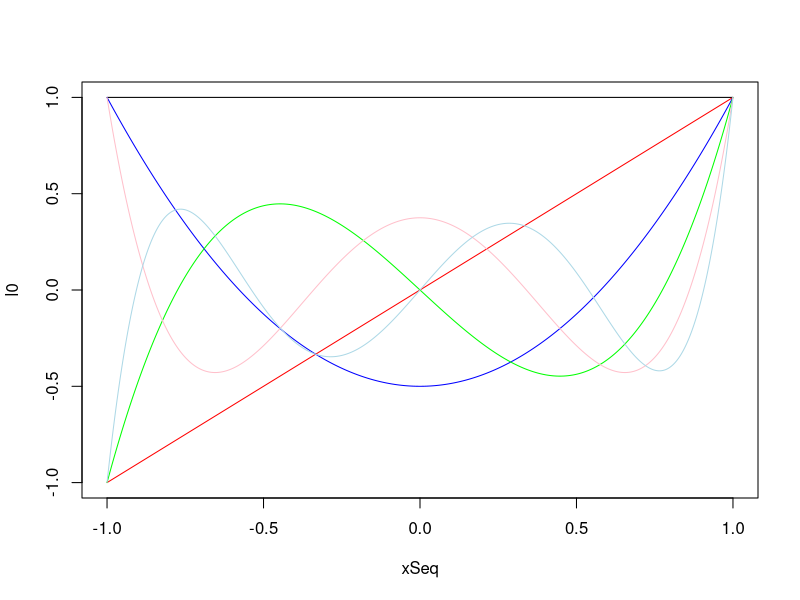
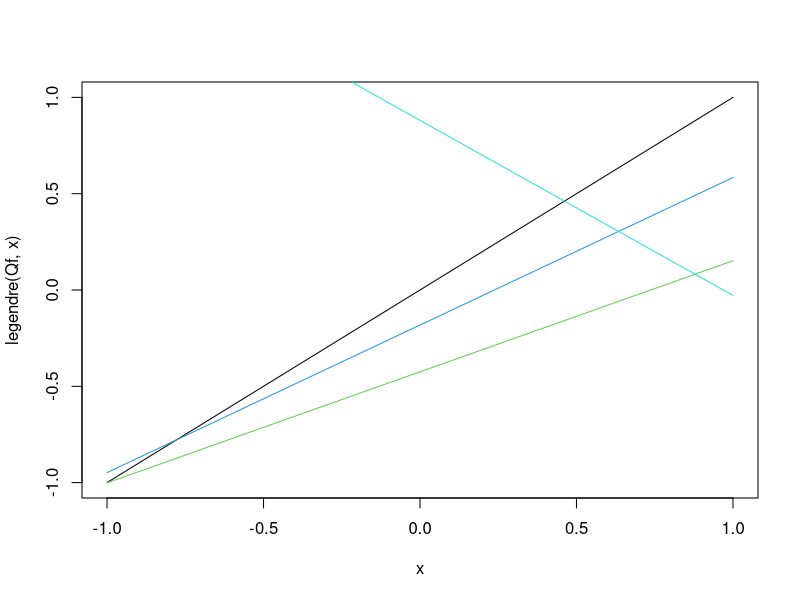
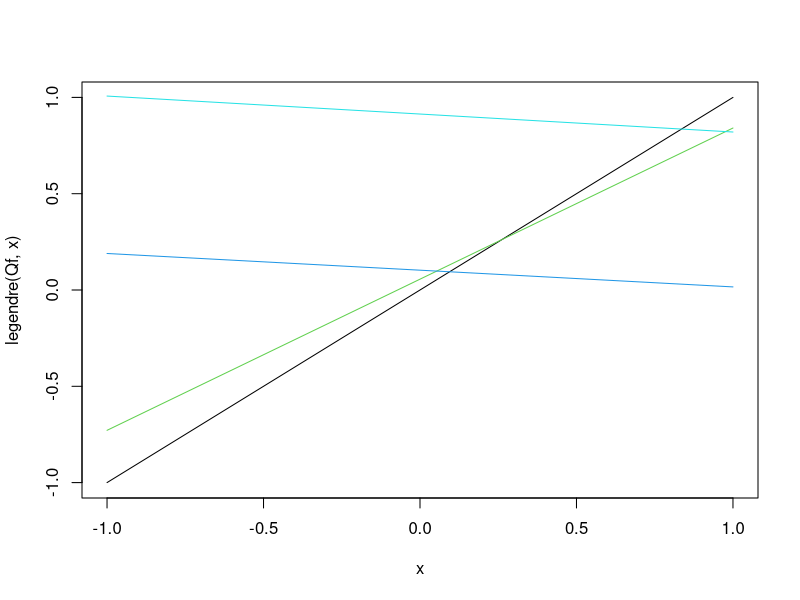
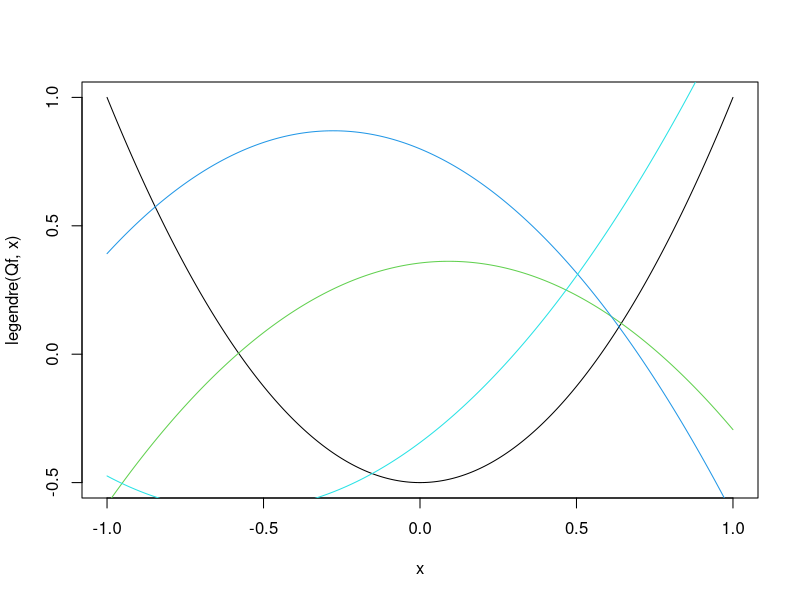
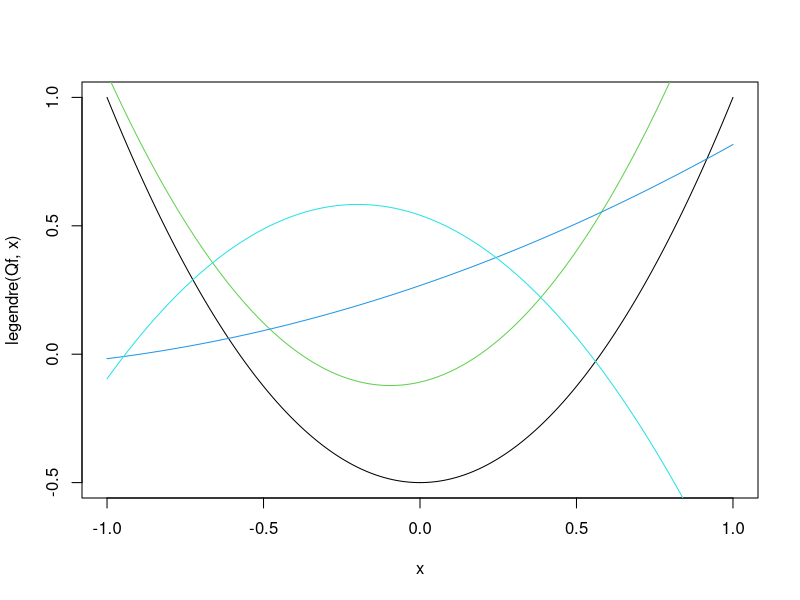
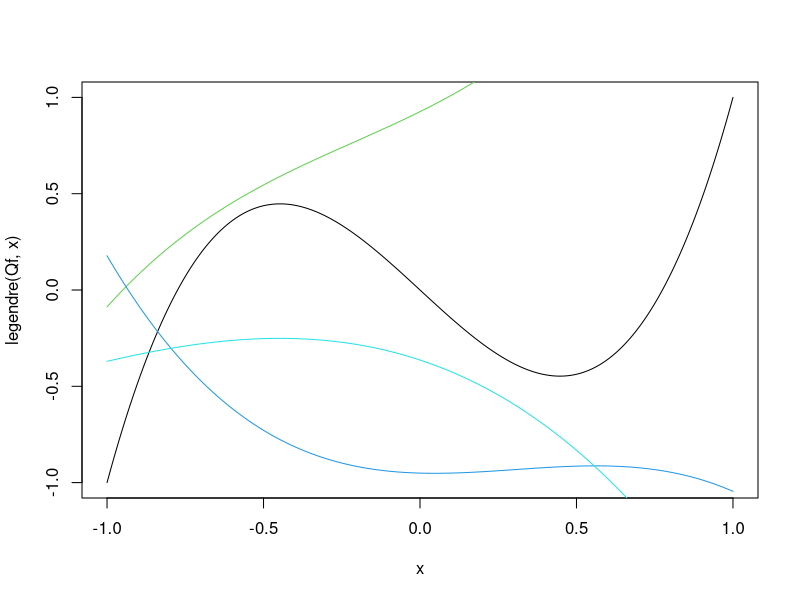
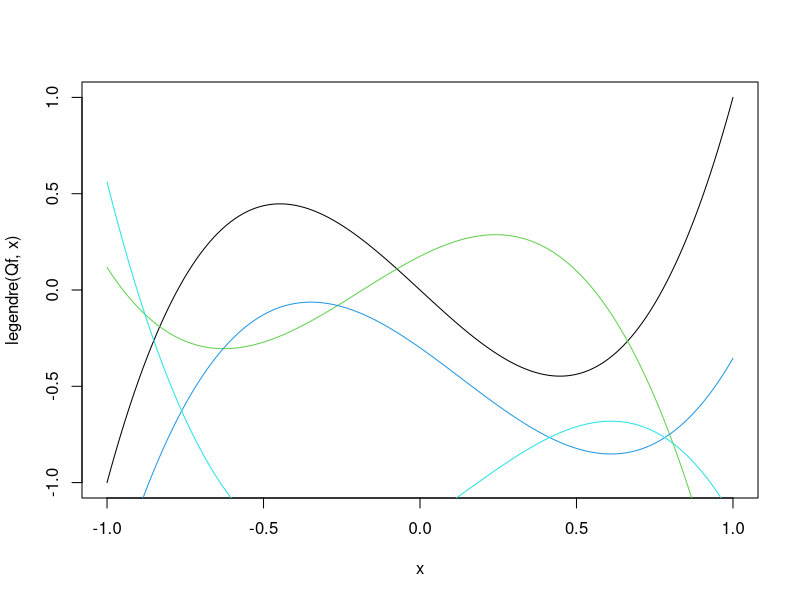
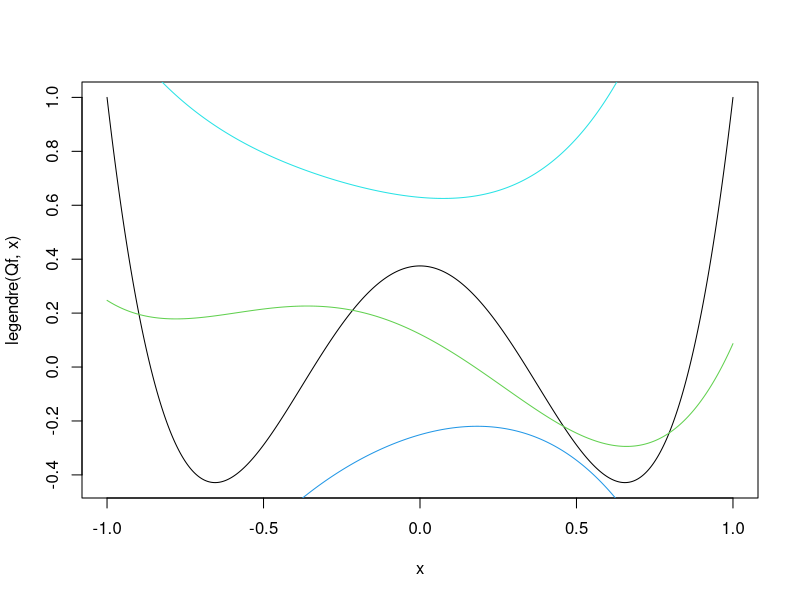

The R source for these figures, in order: (Note: this script raises an error after producing the figures.)
### Q1 
legendre = function(order, x, sigma = 0)
{
  
  L = 0
  
  for(i in 0:order)
  {
    L = L + (x^i)*choose(order, i)*choose(((order + i - 1)/2), order)
  }
  
  L = (2^order)*L
  
}

xSeq = seq(-1, 1, by = 1/500)

l0 = legendre(0, xSeq)
l1 = legendre(1, xSeq)
l2 = legendre(2, xSeq)
l3 = legendre(3, xSeq)
l4 = legendre(4, xSeq)
l5 = legendre(5, xSeq)

plot(xSeq, l0, type = "l", ylim = c(-1, 1))
lines(xSeq, l1, col = "red")
lines(xSeq, l2, col = "blue")
lines(xSeq, l3, col = "green")
lines(xSeq, l4, col = "pink")
lines(xSeq, l5, col = "lightblue")

set.seed(123)

legenTarget = function(targets, Qf, x, plot = TRUE, sigma = 0, beta = c())
{
  
  if(plot == TRUE)
  {
    plot(x, legendre(Qf, x), type = "l")
  }
  
  for(j in 1:targets)
  {
    f = 0
    if (length(beta) == 0)
    {
      tempBeta = runif(Qf+1, -1, 1)
    }
    else
    {
      tempBeta = beta
    }
    
    for(i in 0:Qf)
    {
      f = f + tempBeta[i+1]*legendre(i, x)
    }
    f = f + rnorm(length(x), 0, sigma)
    
    if (plot == TRUE)
    {
      lines(x, f, col = (j+2))
    }
    
  }
  
  return(invisible(f))
  
  
  
}

polyTarget = function(targets, Qf, x)
{
  plot(x, legendre(Qf, x), type = "l")
  
  for(j in 1:targets)
  {
    
    f = 0
    tempAlpha = runif(Qf + 1, -1, 1)
    for (i in 0:Qf)
    {
      f = f + tempAlpha[i+1]*(x^i)
    }
    
    lines(x, f, col = (j+2))
  }
}

polyTarget(3, 1, xSeq)
legenTarget(3, 1, xSeq)

polyTarget(3, 2, xSeq)
legenTarget(3, 2, xSeq)

polyTarget(3, 3, xSeq)
legenTarget(3, 3, xSeq)

polyTarget(3, 4, xSeq)
legenTarget(3, 4, xSeq)

polyTarget(3, 5, xSeq)
legenTarget(3, 5, xSeq)

###


### Q2

# a

pal  <- colorRampPalette(c("navy","cyan","yellow","red"))(100)
sc   <- function(z, zmin, zmax) pmax(1, pmin(100, round(1 + 99*(z - zmin)/(zmax - zmin))))

target = legendre(10, xSeq, 0)
plot(target ~ xSeq, type = "l")

NSeq = c(20:110)
sigmaSeq = seq(0.2, 1.1, length.out = length(NSeq))

overFitDF = data.frame()

betaTemp = runif(11, -1, 1)

#plot(1,1, type = "n", xlim = c(20, 110), ylim = c(0.2, 1.1))

for (i in 1:length(NSeq))
{
  #overFitRow = c()
  
  for (j in 1:length(sigmaSeq))
  {
    xTemp = runif(NSeq[i], -1, 1)
    yTemp = legenTarget(1, 10, xTemp, FALSE, sigmaSeq[j], betaTemp)
    dat = data.frame(y = yTemp, x = xTemp)
    H2  = lm(y ~ x + I(x^2), data = dat)
    H10 = lm(y ~ x + I(x^2) + I(x^3) + I(x^4) + I(x^5) +
               I(x^6) + I(x^7) + I(x^8) + I(x^9) + I(x^10), data = dat)
    xOut = runif(500, -1, 1)
    y2Pred = predict(H2, newdata = data.frame(x = xOut))
    y10Pred = predict(H10, newdata = data.frame(x = xOut))
    
    yOut = legenTarget(1, 10, xOut, FALSE, 0, betaTemp)
    
    H2Error = mean((yOut - y2Pred)^2)
    H10Error = mean((yOut - y10Pred)^2)
    
    overFitTemp = H10Error - H2Error
    overFitDF[i, j] = overFitTemp
    #points(NSeq[i], sigmaSeq[j], col = pal[ sc(overFitTemp, zmin, zmax) ])
  }
}

zmin <- min(overFitDF, na.rm = TRUE)
zmax <- max(overFitDF, na.rm = TRUE)

plot(1, 1, type = "n", xlim = range(NSeq), ylim = range(sigmaSeq),
     xlab = "N", ylab = "sigma")
for (i in seq_along(NSeq)) {
  for (j in seq_along(sigmaSeq)) {
    points(NSeq[i], sigmaSeq[j],
           col = pal[ sc(overFitDF[i, j], zmin, zmax) ],
           pch = 16, cex = 0.6)
  }
}

# pal <- colorRampPalette(c("navy","cyan","yellow","red"))
# 
# filled.contour(x = NSeq,
#                y = sigmaSeq,
#                z = t(overFitDF),
#                color.palette = pal,
#                xlab = "N", ylab = "sigma",
#                plot.title = title(main = "Overfit heatmap"),
#                nlevels = 50)

# b

Nseq2 = 20:60
Order = 1:40
sig = 0.2

overFitDF2 = data.frame()

#plot(1,1, type = "n", xlim = c(20, 110), ylim = c(0.2, 1.1))

for (i in 1:length(Nseq2))
{
  #overFitRow = c()
  
  for (j in 1:length(Order))
  {
    xTemp = runif(NSeq[i], -1, 1)
    yTemp = legenTarget(1, Order[j], xTemp, FALSE, sig)
    dat = data.frame(y = yTemp, x = xTemp)
    H2 = lm(y ~ poly(x, 2), data = dat)
    H10 = lm(y ~ poly(x, 10), data = dat)
    xOut = runif(500, -1, 1)
    y2Pred = predict(H2, newdata = data.frame(x = xOut))
    y10Pred = predict(H10, newdata = data.frame(x = xOut))
    
    yOut = legenTarget(1, Order[j], xOut, FALSE, 0)
    
    H2Error = mean((yOut - y2Pred)^2)
    H10Error = mean((yOut - y10Pred)^2)
    
    overFitTemp = H10Error - H2Error
    overFitDF2[i, j] = overFitTemp
    #points(NSeq[i], sigmaSeq[j], col = pal[ sc(overFitTemp, zmin, zmax) ])
  }
}

zmin <- min(overFitDF2, na.rm = TRUE)
zmax <- max(overFitDF2, na.rm = TRUE)

plot(1, 1, type = "n", xlim = range(Nseq2), ylim = range(Order),
     xlab = "N", ylab = "sigma")
for (i in seq_along(Nseq2)) {
  for (j in seq_along(Order)) {
    points(Nseq2[i], Order[j],
           col = pal[ sc(overFitDF2[i, j], zmin, zmax) ],
           pch = 16, cex = 0.6)
  }
}

filled.contour(x = Nseq2,
               y = Order,
               z = t(overFitDF2),
               color.palette = pal,
               xlab = "N", ylab = "Order",
               plot.title = title(main = "Overfit heatmap"),
               nlevels = 50)

###


### Q3

set.seed(2023)

underlying = function(x)
{
  
  y = rep(0, length(x))
  for (j in 1:length(x))
  {
    if (x[j] < 0)
    {
      y[j] = abs(x[j] + 1) - 0.5
    }
    
    if (x[j] >= 0)
    {
      y[j] = abs(x[j] - 1) - 0.5
    }
  }
  
  return( y)
}

DGP = function(N, sigma)
{
  x = runif(N, -2, 2)
  e = rnorm(N, 0, sigma)
  y = underlying(x) + e
  return(list(x = x, y = y))
}

xBase = seq(-2, 2, length.out = 500)
runUnderlying = underlying(xBase)
plot(xBase, runUnderlying, type = "l")

hyp1 = function(x, xPred, y, color, plt)
{
  mod = lm(y ~ x)
  
  pred = predict(mod, newdata = data.frame(x = xPred))
  
  if (plt)
  {
    lines(xPred, pred, col = color) 
  }
  return(pred)
}

hyp2 = function(x, xPred, y, color, plt)
{
  mod = lm(y ~ sin(pi*x) + cos(pi*x) - 1)
  pred = predict(mod, newdata = data.frame(x = xPred))
  if (plt)
  {
    lines(xPred, pred, col = color)
  }
  return(pred)
}

dgp1 = DGP(5, 0)
dgp2 = DGP(5, 0)
dgp3 = DGP(5, 0)
dgp4 = DGP(5, 0)
dgp5 = DGP(5, 0)

plot(xBase, runUnderlying, type = "l")
hyp1(dgp1$x, xBase, dgp1$y, "red", TRUE)
points(dgp1$x, dgp1$y, col = "red", type = "p", lwd = 5)
hyp1(dgp2$x, xBase, dgp2$y, "blue", TRUE)
points(dgp2$x, dgp2$y, col = "blue", type = "p", lwd = 5)
hyp1(dgp3$x, xBase, dgp3$y, "green", TRUE)
points(dgp3$x, dgp3$y, col = "green", type = "p", lwd = 5)
hyp1(dgp4$x, xBase, dgp4$y, "pink", TRUE)
points(dgp4$x, dgp4$y, col = "pink", type = "p", lwd = 5)
hyp1(dgp5$x, xBase, dgp5$y, "magenta", TRUE)
points(dgp5$x, dgp5$y, col = "magenta", type = "p", lwd = 5)

plot(xBase, runUnderlying, type = "l")
hyp2(dgp1$x, xBase, dgp1$y, "red", TRUE)
points(dgp1$x, dgp1$y, col = "red", type = "p", lwd = 5)
hyp2(dgp2$x, xBase, dgp2$y, "blue", TRUE)
points(dgp2$x, dgp2$y, col = "blue", type = "p", lwd = 5)
hyp2(dgp3$x, xBase, dgp3$y, "green", TRUE)
points(dgp3$x, dgp3$y, col = "green", type = "p", lwd = 5)
hyp2(dgp4$x, xBase, dgp4$y, "pink", TRUE)
points(dgp4$x, dgp4$y, col = "pink", type = "p", lwd = 5)
hyp2(dgp5$x, xBase, dgp5$y, "magenta", TRUE)
points(dgp5$x, dgp5$y, col = "magenta", type = "p", lwd = 5)


bias_var = function(N, M, hyp, dx, sig)
{
  xx_lat = seq(-2, +2, dx)
  Nx = length(xx_lat)
  
  gBar = xx_lat*0
  
  G_D = matrix(0, M, Nx)
  
  testError = 0
  for (i in 1:M)
  {
    dat = DGP(N, sig)
    x = dat$x
    y = dat$y
    
    if (hyp == 1)
    {
      mod = lm(y ~ x)
      
    }
    if (hyp == 2)
    { 
      mod = lm(y ~ sin(pi*x) + cos(pi*x) - 1)
    }
    g_D = predict(mod, newdata = data.frame(x = xx_lat))
    
    G_D[i, ] = g_D
    gBar = gBar + g_D
    
    datOOS = DGP(N, sig)
    pred_oos = predict(mod, data.frame(x = datOOS$x))
    testErrorD = mean((datOOS$y - pred_oos)^2)
    testError = testError + testErrorD
  }
  
  gBar = gBar/M
  
  phi_x = 1/4
  bias2 = sum((gBar - underlying(xx_lat))[-Nx]^2*phi_x*dx)
  bias2
  
  
  testError = testError/M
  
  ones = matrix(1, M, 1)
  varAtX = colSums((G_D - ones%*%gBar)^2)/M # calculate variance at each point x
  var = sum(varAtX[-Nx]*phi_x*dx) # Usual riemann integral 
  var
  
  both = bias2 + var
  
  return(list("testError" = testError, "bias" = bias2, "variance" = var, "OOSE" = both))
}

biasVarH1 = bias_var(5, 1000, 1, 1/100, 0)
biasVarH2 = bias_var(5, 1000, 2, 1/100, 0)

varyingH1 = data.frame("Bias" = numeric(0), "Var" = numeric(0), "OOSE" = numeric(0))
varyingH2 = data.frame("Bias" = numeric(0), "Var" = numeric(0), "OOSE" = numeric(0))

sigSeq = c(0, 0.1, 0.2, 0.3, 0.4, 0.5)

for (j in 1:length(sigSeq))
{
  tempH1 = bias_var(5, 1000, 1, 1/100, sigSeq[j])
  tempH2 = bias_var(5, 1000, 2, 1/100, sigSeq[j])
  
  tempH1Res = c(tempH1$bias, tempH1$variance, tempH1$testError)
  tempH2Res = c(tempH2$bias, tempH2$variance, tempH2$testError)
  
  varyingH1 = rbind(varyingH1, tempH1Res)
  varyingH2 = rbind(varyingH2, tempH2Res)
}

colnames(varyingH1) = c("Bias", "Variance", "OOSE")
colnames(varyingH2) = c("Bias", "Variance", "OOSE")

varyingH1 = cbind(sigSeq, varyingH1)
varyingH2 = cbind(sigSeq, varyingH2)

plot(varyingH1$sigSeq, varyingH1$Bias, type = "l", ylim = c(min(varyingH1$Bias, varyingH2$Bias), max(varyingH1$Bias, varyingH2$Bias)), 
     xlab = "Sigma", ylab = "Bias")
lines(varyingH2$sigSeq, varyingH2$Bias, col = "red")

plot(varyingH1$sigSeq, varyingH1$Variance, type = "l", ylim = c(min(varyingH1$Variance, varyingH2$Variance), max(varyingH1$Variance, varyingH2$Variance)), 
     xlab = "Sigma", ylab = "Variance")
lines(varyingH2$sigSeq, varyingH2$Variance, col = "red")

plot(varyingH1$sigSeq, varyingH1$OOSE, type = "l", ylim = c(min(varyingH1$OOSE, varyingH2$OOSE), max(varyingH1$OOSE, varyingH2$OOSE)), 
     xlab = "Sigma", ylab = "Out of Sample Error")
lines(varyingH2$sigSeq, varyingH2$OOSE, col = "red")

###



### Q4 

library(colorspace)

color.gradient = function(x, colors=c('cyan','orange','magenta'), colsteps=50)
{
  colpal = colorRampPalette(colors)
  return( colpal(colsteps)[ findInterval(x, seq(min(x),max(x), length=colsteps)) ] )
}

dat = read.table("Collider_Data_2022.txt", h = TRUE,stringsAsFactors =TRUE)

head(dat)

plot(dat$X1, dat$X2, col = max.col(dat[, 3:5]), type = "p", lwd = 4)

X = cbind(dat[, 1:2])
Y = dat[, 3:5]

softMax = function(x)
{
  denom = sum(exp(x))
  softVec = rep(0, length.out = length(x))
  for(i in 1:length(x))
  {
    softVec[i] = exp(x[i])/denom
  }
  return(softVec)
}

softMaxMatrix = function(X)
{
  softMat = apply(X, 2, softMax)
  return(softMat)
}


neural_net = function(X,Y,theta,m,nu)
{
  # Infer dimensions:
  N = dim(X)[1]
  p = dim(X)[2]
  q = dim(Y)[2]
  
  d = c(p,m,q) 
  
  # Populate weight and bias matrices:
  index = 1:(d[1]*d[2])
  W1    = matrix(theta[index],d[1],d[2])
  index = max(index)+(1:(d[2]*d[3]))
  W2    = matrix(theta[index],d[2],d[3])
  index = max(index)+(1:d[2])
  b1    = matrix(theta[index],d[2],1)
  index =max(index)+(1:d[3])
  b2    = matrix(theta[index],d[3],1)
  
  ones = matrix(1,N,1)
  # Evaluate the updating equation in matrix form
  #for(i in 1:N)
  #{
  A0 = t(X)
  A1 = tanh(t(W1)%*%A0+b1%*%t(ones))
  
  #print(head(t(W2)%*%A1+b2%*%t(ones)))
  A2 = softMaxMatrix(t(W2)%*%A1+b2%*%t(ones))
  #print(head(A2))
  #}
  yHat = A2
  # print(dim(yHat))
  # print(A2)
  
  error = rep(NA,N)    #-(Y*log(pi_hat)+(1-Y)*log(1-pi_hat))
  logA2 = log(A2)
  crossEnt = t(Y)*logA2
  #print(head(crossEnt))
  error = apply(crossEnt, 2, sum)
  # Evaluate an appropriate objective function and return some predictions:
  E1 = (-1)*sum(error)/N
  E2 = E1+nu/N*(sum(W1^2)+sum(W2^2))
  # Return a list of relevant objects:
  return(list(A2 = A2,A1 = A1, E1 = E1, E2 = E2))
}
m   = 10
p     = dim(X)[2]
q     = dim(Y)[2]
npars = p*m+m*q+m+q
theta_rand = runif(npars,-1,+1)
res = neural_net(X,Y,theta_rand,m,0)

set.seed(2022)

M  = 100
x1 = seq(min(dat$X1),max(dat$X1),length = M)
x2 = seq(min(dat$X2), max(dat$X2),length = M)
xx1 = rep(x1,M) 
xx2 = rep(x2, each = M)
points(xx2~xx1, pch = 16,cex = 0.75)
abline(v = x1,h = x2,lty =2)

XX = cbind(xx1,xx2)
YY = matrix(1,M^2,3)


N      = dim(X)[1]
set    = sample(1:N,0.5*N,replace = FALSE)
Xtrain = X[set,,drop = FALSE] 
Ytrain = Y[set,,drop = FALSE] 
Xval   = X[-set,,drop = FALSE]
Yval   = Y[-set,,drop = FALSE]


# nu = 5
obj_pen = function(pars)
{
  res = neural_net(Xtrain,Ytrain,pars,m,nu)
  return(res$E2)
}
# obj_pen(theta_rand)


n_nus     = 10
nu_seq    = exp(seq(-5,0,length = n_nus))
val_error = rep(NA,n_nus)
for(i in 1:n_nus)
{
  nu  = nu_seq[i]
  # Fit the neural network using a standard optimizer in R:
  res_opt = nlm(obj_pen,theta_rand, iterlim = 1000)
  
  res_val      = neural_net(Xval,Yval,res_opt$estimate,m,0)
  val_error[i] = res_val$E1
  
  # Draw a response curve over the 2D input space to see
  # what pattern the neural network predicts
  
  # res_fitted = neural_net(XX,YY,res_opt$estimate,m,0)
  # 
  # plot(XX[,2]~XX[,1], pch = 16, col = color.gradient(max.col(t(res_fitted$A2))))
  # points(X$X2~X$X1, col = max.col(Y), pch = 16)
  # 
  # print(paste0('Validation run ', i,'| nu = ',round(nu,5)))
}

plot(val_error~nu_seq,type = 'b',pch = 16,cex = 0.75)

wh = which.min(val_error)

nu_final = nu_seq[wh]
nu_final_conservative = nu_seq[wh+1]
abline(v = nu_final)
abline(v = nu_final_conservative)
obj_final = function(pars)
{
  res = neural_net(X,Y,pars,m,nu_final_conservative)
  return(res$E2)
}
res_opt_final = nlm(obj_final,theta_rand, iterlim = 1000)


res_fitted = neural_net(XX,YY,res_opt_final$estimate,m,0)

plot(XX[,2]~XX[,1], pch = 16, col = color.gradient(max.col(t(res_fitted$A2))))
points(X$X2~X$X1, col = max.col(Y), pch = 16)


####

